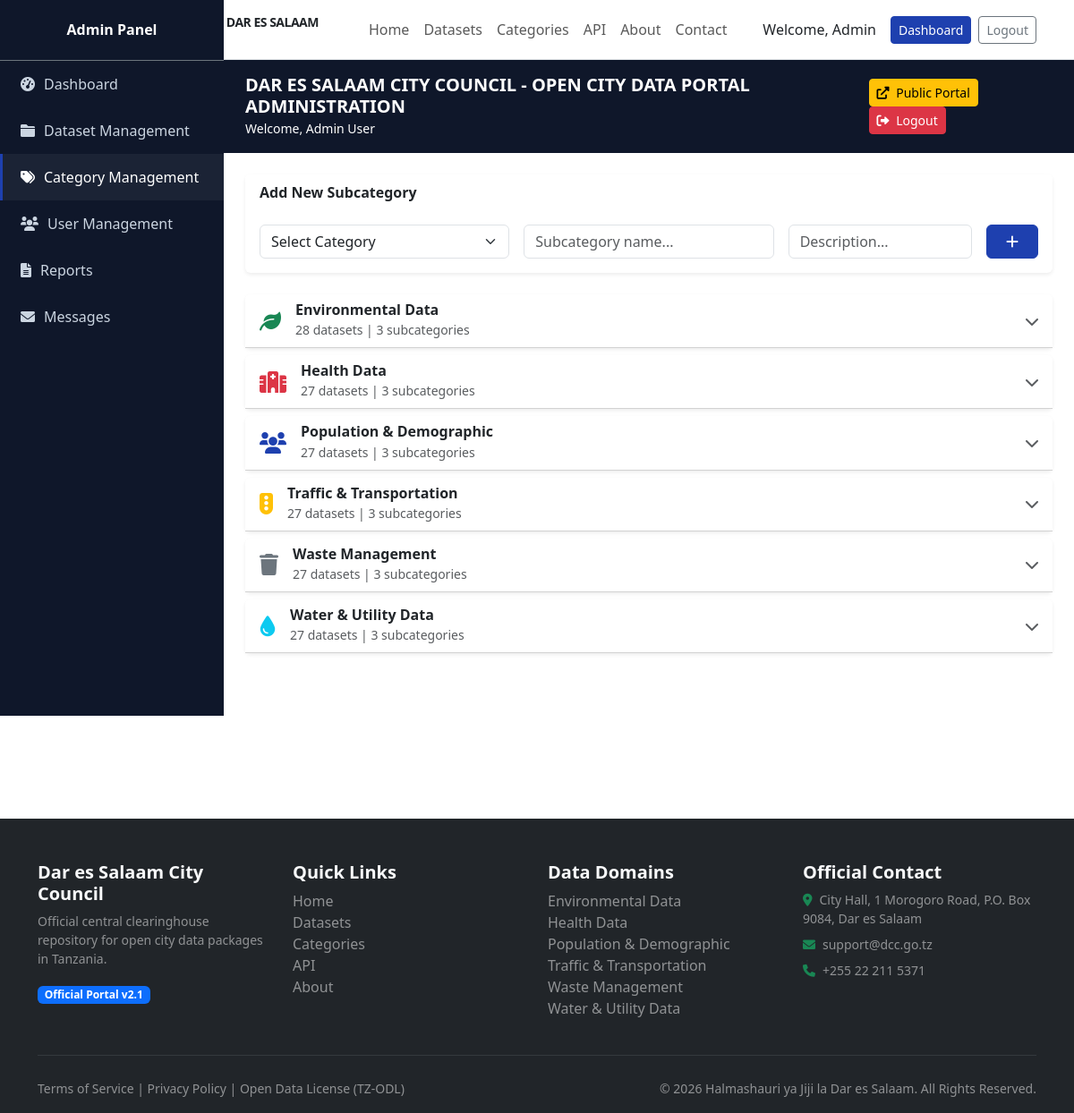
/admin-portal/categories/ (signed in), run on the app's committed database.
### datasets/models.py (models this page shows, shortened)
class Category(models.Model):
    ICON_CHOICES = [
        ('traffic', 'Traffic Light'),
        ('population', 'People'),
        ('waste', 'Waste Management'),
        ('health', 'Health Facility'),
        ('water', 'Water & Electricity'),
        ('environment', 'Environmental'),
    ]
    name = models.CharField(max_length=100)
    slug = models.SlugField(unique=True)
    description = models.TextField(blank=True)
    icon = models.CharField(max_length=50, choices=ICON_CHOICES, default='traffic')
    dataset_count = models.IntegerField(default=0)
    created_at = models.DateTimeField(auto_now_add=True)
    updated_at = models.DateTimeField(auto_now=True)
    class Meta:
        verbose_name_plural = 'Categories'
        ordering = ['name']

### admin_portal/views.py (the view, shortened to what this page needs)
# urls.py: path('categories/', admin_views.admin_category_management, name='admin_categories'),
@login_required
@user_passes_test(is_admin)
def admin_category_management(request):
    categories = Category.objects.all().prefetch_related('subcategories')
    return render(request, 'admin_portal/category_management.html', {'categories': categories})

### admin_portal/views.py (called while the page is built)
def is_admin(user):
    return user.is_authenticated and hasattr(user, 'profile') and user.profile.role == 'admin'

### templates/admin_portal/category_management.html (shortened to what this page needs)
{% extends 'admin_portal/base_admin.html' %}
{% block admin_content %}
<div class="card border-0 shadow-sm mb-4">
    <div class="card-header bg-white border-0 fw-bold">Add New Subcategory</div>
    <div class="card-body">
        <form method="post" class="row g-3">
            <div class="col-md-4">
                <select name="category" class="form-select" required>
                    <option value="">Select Category</option>
                </select>
            </div>
            <div class="col-md-4">
                <input type="text" name="subcategory_name" class="form-control" placeholder="Subcategory name..." required>
            </div>
            <div class="col-md-3">
                <input type="text" name="subcategory_description" class="form-control" placeholder="Description..." required>
            </div>
            <div class="col-md-1">
                <button type="submit" class="btn btn-primary w-100"><i class="fas fa-plus"></i></button>
            </div>
        </form>
    </div>
</div>
<div class="accordion" id="categoriesAccordion">
    {% for cat in categories %}
    <div class="card border-0 shadow-sm mb-2">
        <div class="card-header bg-white" style="cursor: pointer;" data-bs-toggle="collapse" data-bs-target="#collapse{{ cat.id }}">
            <div class="d-flex align-items-center">
                <div class="me-3" style="font-size:24px;">
                    {% if cat.icon == 'traffic' %}<i class="fas fa-traffic-light text-warning"></i>
                    {% elif cat.icon == 'population' %}<i class="fas fa-users text-primary-custom"></i>
                    {% elif cat.icon == 'waste' %}<i class="fas fa-trash text-secondary"></i>
                    {% elif cat.icon == 'health' %}<i class="fas fa-hospital text-danger"></i>
                    {% elif cat.icon == 'water' %}<i class="fas fa-tint text-info"></i>
                    {% elif cat.icon == 'environment' %}<i class="fas fa-leaf text-success"></i>
                    {% else %}<i class="fas fa-tag text-primary"></i>
                    {% endif %}
                </div>
                <div class="flex-grow-1">
                    <h6 class="fw-bold mb-0">{{ cat.name }}</h6>
                    <small class="text-muted">{{ cat.dataset_count }} datasets | {{ cat.subcategories.all|length }} subcategories</small>
                </div>
                <i class="fas fa-chevron-down text-muted"></i>
            </div>
        </div>
    </div>
    {% endfor %}
</div>
{% endblock %}

### templates/base.html (shortened to what this page needs)
<!DOCTYPE html>
<html lang="en">
<head>
    <link href="https://cdn.jsdelivr.net/npm/bootstrap@5.3.0/dist/css/bootstrap.min.css" rel="stylesheet">
    <link href="https://cdnjs.cloudflare.com/ajax/libs/font-awesome/6.0.0/css/all.min.css" rel="stylesheet">
</head>
<body>
    <nav class="navbar navbar-expand-lg navbar-light bg-white border-bottom">
        <div class="container">
            <a class="navbar-brand d-flex align-items-center gap-2" href="/">
                <div class="rounded-circle bg-primary-custom text-white d-flex align-items-center justify-content-center fw-bold" style="width:40px;height:40px;">DSM</div>
                <div>
                    <div class="fw-bold text-dark" style="font-size:14px;">HALMASHAURI YA JIJI LA DAR ES SALAAM</div>
                    <div class="text-muted" style="font-size:12px;">Open City Data Portal</div>
                </div>
            </a>
            <div class="collapse navbar-collapse" id="nav">
                <ul class="navbar-nav mx-auto">
                    <li class="nav-item"><a class="nav-link" href="/">Home</a></li>
                    <li class="nav-item"><a class="nav-link" href="/datasets/">Datasets</a></li>
                    <li class="nav-item"><a class="nav-link" href="/categories/">Categories</a></li>
                    <li class="nav-item"><a class="nav-link" href="/api/v1/">API</a></li>
                    <li class="nav-item"><a class="nav-link" href="/about/">About</a></li>
                    <li class="nav-item"><a class="nav-link" href="/contact/">Contact</a></li>
                </ul>
                <div class="d-flex gap-2 align-items-center">
                    {% if user.is_authenticated %}
                        <span class="me-2">Welcome, {{ user.first_name }}</span>
                        {% if user.profile.role == 'admin' %}
                            <a href="/admin-portal/" class="btn btn-sm btn-primary">Dashboard</a>
                        {% else %}
                            <a href="/datasets/" class="btn btn-sm btn-outline-primary">Browse</a>
                        {% endif %}
                        <a href="/accounts/logout/" class="btn btn-sm btn-outline-secondary">Logout</a>
                    {% else %}
                        <a href="/accounts/signup/" class="btn btn-sm btn-outline-primary">Sign Up</a>
                        <a href="/accounts/login/" class="btn btn-sm btn-primary">Login</a>
                    {% endif %}
                </div>
            </div>
        </div>
    </nav>
    {% block content %}{% endblock %}
    <footer class="bg-dark text-light pt-5 pb-3 mt-5">
        <div class="container">
            <div class="row g-4">
                <div class="col-md-3">
                    <h5 class="fw-bold">Dar es Salaam City Council</h5>
                    <p class="small text-white-50">Official central clearinghouse repository for open city data packages in Tanzania.</p>
                    <span class="badge bg-primary">Official Portal v2.1</span>
                </div>
                <div class="col-md-3">
                    <h5 class="fw-bold">Quick Links</h5>
                    <ul class="list-unstyled">
                        <li><a href="/" class="text-white-50 text-decoration-none">Home</a></li>
                        <li><a href="/datasets/" class="text-white-50 text-decoration-none">Datasets</a></li>
                        <li><a href="/categories/" class="text-white-50 text-decoration-none">Categories</a></li>
                        <li><a href="/api/v1/" class="text-white-50 text-decoration-none">API</a></li>
                        <li><a href="/about/" class="text-white-50 text-decoration-none">About</a></li>
                    </ul>
                </div>
                <div class="col-md-3">
                    <h5 class="fw-bold">Data Domains</h5>
                    <ul class="list-unstyled">
                        {% for cat in categories %}
                        <li><a href="/categories/{{ cat.slug }}/" class="text-white-50 text-decoration-none">{{ cat.name }}</a></li>
                        {% endfor %}
                    </ul>
                </div>
                <div class="col-md-3">
                    <h5 class="fw-bold">Official Contact</h5>
                    <ul class="list-unstyled">
                        <li class="small text-white-50"><i class="fas fa-map-marker-alt text-success me-2"></i>City Hall, 1 Morogoro Road, P.O. Box 9084, Dar es Salaam</li>
                        <li class="small text-white-50 mt-2"><i class="fas fa-envelope text-success me-2"></i>support@dcc.go.tz</li>
                        <li class="small text-white-50 mt-2"><i class="fas fa-phone text-success me-2"></i>+255 22 211 5371</li>
                    </ul>
                </div>
            </div>
            <hr class="border-secondary my-4">
            <div class="row">
                <div class="col-md-6">
                    <small class="text-white-50">Terms of Service | Privacy Policy | Open Data License (TZ-ODL)</small>
                </div>
                <div class="col-md-6 text-md-end">
                    <small class="text-white-50">&copy; 2026 Halmashauri ya Jiji la Dar es Salaam. All Rights Reserved.</small>
                </div>
            </div>
        </div>
    </footer>
</body>
</html>

### templates/base.html (style rules this page uses)
:root { --primary-blue: #1e40af; --dark-blue: #0f172a; --light-bg: #f8fafc; }
body { font-family: 'Segoe UI', Tahoma, Geneva, Verdana, sans-serif; }
.navbar-brand { font-weight: 700; letter-spacing: -0.5px; }
.btn-primary { background-color: var(--primary-blue); border-color: var(--primary-blue); }
.text-primary-custom { color: var(--primary-blue); }
.bg-primary-custom { background-color: var(--primary-blue); }

### data on the page
Category: icon "environment" (drawn), name "Environmental Data", dataset_count "28", subcategories.all|length "3"
Category: icon "health" (drawn), name "Health Data", dataset_count "27", subcategories.all|length "3"
Category: icon "population" (drawn), name "Population & Demographic", dataset_count "27", subcategories.all|length "3"
Category: icon "traffic" (drawn), name "Traffic & Transportation", dataset_count "27", subcategories.all|length "3"
Category: icon "waste" (drawn), name "Waste Management", dataset_count "27", subcategories.all|length "3"
Category: icon "water" (drawn), name "Water & Utility Data", dataset_count "27", subcategories.all|length "3"

### other printed values
{{ user.first_name }} "Admin"
